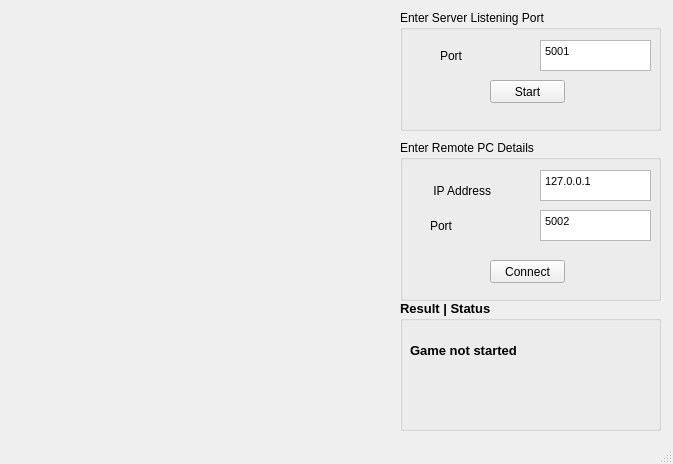
<?xml version="1.0" encoding="UTF-8"?>
<ui version="4.0">
 <class>TicTacToeMainWindow</class>
 <widget class="QMainWindow" name="TicTacToeMainWindow">
  <property name="geometry">
   <rect>
    <x>0</x>
    <y>0</y>
    <width>673</width>
    <height>464</height>
   </rect>
  </property>
  <property name="windowTitle">
   <string>TicTacToeMainWindow</string>
  </property>
  <widget class="QWidget" name="centralWidget">
   <widget class="QGroupBox" name="groupBox">
    <property name="geometry">
     <rect>
      <x>400</x>
      <y>10</y>
      <width>261</width>
      <height>121</height>
     </rect>
    </property>
    <property name="focusPolicy">
     <enum>Qt::NoFocus</enum>
    </property>
    <property name="contextMenuPolicy">
     <enum>Qt::NoContextMenu</enum>
    </property>
    <property name="title">
     <string>Enter Server Listening Port</string>
    </property>
    <widget class="QTextEdit" name="textEditPort">
     <property name="geometry">
      <rect>
       <x>140</x>
       <y>30</y>
       <width>111</width>
       <height>31</height>
      </rect>
     </property>
     <property name="html">
      <string>&lt;!DOCTYPE HTML PUBLIC &quot;-//W3C//DTD HTML 4.0//EN&quot; &quot;http://www.w3.org/TR/REC-html40/strict.dtd&quot;&gt;
&lt;html&gt;&lt;head&gt;&lt;meta name=&quot;qrichtext&quot; content=&quot;1&quot; /&gt;&lt;style type=&quot;text/css&quot;&gt;
p, li { white-space: pre-wrap; }
&lt;/style&gt;&lt;/head&gt;&lt;body style=&quot; font-family:'MS Shell Dlg 2'; font-size:8.25pt; font-weight:400; font-style:normal;&quot;&gt;
&lt;p style=&quot; margin-top:0px; margin-bottom:0px; margin-left:0px; margin-right:0px; -qt-block-indent:0; text-indent:0px;&quot;&gt;5001&lt;/p&gt;&lt;/body&gt;&lt;/html&gt;</string>
     </property>
    </widget>
    <widget class="QLabel" name="label">
     <property name="geometry">
      <rect>
       <x>40</x>
       <y>30</y>
       <width>61</width>
       <height>31</height>
      </rect>
     </property>
     <property name="text">
      <string>Port</string>
     </property>
    </widget>
    <widget class="QPushButton" name="pushButtonStart">
     <property name="geometry">
      <rect>
       <x>90</x>
       <y>70</y>
       <width>75</width>
       <height>23</height>
      </rect>
     </property>
     <property name="text">
      <string>Start</string>
     </property>
    </widget>
   </widget>
   <widget class="QGroupBox" name="groupBox_2">
    <property name="geometry">
     <rect>
      <x>400</x>
      <y>140</y>
      <width>261</width>
      <height>161</height>
     </rect>
    </property>
    <property name="title">
     <string>Enter Remote PC Details</string>
    </property>
    <widget class="QLabel" name="label_2">
     <property name="geometry">
      <rect>
       <x>30</x>
       <y>40</y>
       <width>71</width>
       <height>21</height>
      </rect>
     </property>
     <property name="text">
      <string> IP Address</string>
     </property>
    </widget>
    <widget class="QTextEdit" name="textEditRemoteIPAddr">
     <property name="geometry">
      <rect>
       <x>140</x>
       <y>30</y>
       <width>111</width>
       <height>31</height>
      </rect>
     </property>
     <property name="html">
      <string>&lt;!DOCTYPE HTML PUBLIC &quot;-//W3C//DTD HTML 4.0//EN&quot; &quot;http://www.w3.org/TR/REC-html40/strict.dtd&quot;&gt;
&lt;html&gt;&lt;head&gt;&lt;meta name=&quot;qrichtext&quot; content=&quot;1&quot; /&gt;&lt;style type=&quot;text/css&quot;&gt;
p, li { white-space: pre-wrap; }
&lt;/style&gt;&lt;/head&gt;&lt;body style=&quot; font-family:'MS Shell Dlg 2'; font-size:8.25pt; font-weight:400; font-style:normal;&quot;&gt;
&lt;p style=&quot; margin-top:0px; margin-bottom:0px; margin-left:0px; margin-right:0px; -qt-block-indent:0; text-indent:0px;&quot;&gt;&lt;span style=&quot; font-size:8pt;&quot;&gt;127.0.0.1&lt;/span&gt;&lt;/p&gt;&lt;/body&gt;&lt;/html&gt;</string>
     </property>
    </widget>
    <widget class="QTextEdit" name="textEditRemotePort">
     <property name="geometry">
      <rect>
       <x>140</x>
       <y>70</y>
       <width>111</width>
       <height>31</height>
      </rect>
     </property>
     <property name="html">
      <string>&lt;!DOCTYPE HTML PUBLIC &quot;-//W3C//DTD HTML 4.0//EN&quot; &quot;http://www.w3.org/TR/REC-html40/strict.dtd&quot;&gt;
&lt;html&gt;&lt;head&gt;&lt;meta name=&quot;qrichtext&quot; content=&quot;1&quot; /&gt;&lt;style type=&quot;text/css&quot;&gt;
p, li { white-space: pre-wrap; }
&lt;/style&gt;&lt;/head&gt;&lt;body style=&quot; font-family:'MS Shell Dlg 2'; font-size:8.25pt; font-weight:400; font-style:normal;&quot;&gt;
&lt;p style=&quot; margin-top:0px; margin-bottom:0px; margin-left:0px; margin-right:0px; -qt-block-indent:0; text-indent:0px;&quot;&gt;5002&lt;/p&gt;&lt;/body&gt;&lt;/html&gt;</string>
     </property>
    </widget>
    <widget class="QLabel" name="label_3">
     <property name="geometry">
      <rect>
       <x>30</x>
       <y>70</y>
       <width>61</width>
       <height>31</height>
      </rect>
     </property>
     <property name="text">
      <string>Port</string>
     </property>
    </widget>
    <widget class="QPushButton" name="pushButtonConnect">
     <property name="geometry">
      <rect>
       <x>90</x>
       <y>120</y>
       <width>75</width>
       <height>23</height>
      </rect>
     </property>
     <property name="text">
      <string>Connect</string>
     </property>
    </widget>
   </widget>
   <widget class="QGroupBox" name="groupBox_3">
    <property name="geometry">
     <rect>
      <x>400</x>
      <y>300</y>
      <width>261</width>
      <height>131</height>
     </rect>
    </property>
    <property name="font">
     <font>
      <pointsize>10</pointsize>
      <weight>75</weight>
      <bold>true</bold>
     </font>
    </property>
    <property name="title">
     <string>Result | Status</string>
    </property>
    <widget class="QLabel" name="labelResult">
     <property name="geometry">
      <rect>
       <x>10</x>
       <y>40</y>
       <width>221</width>
       <height>21</height>
      </rect>
     </property>
     <property name="text">
      <string>Game not started</string>
     </property>
    </widget>
   </widget>
  </widget>
  <widget class="QMenuBar" name="menuBar">
   <property name="geometry">
    <rect>
     <x>0</x>
     <y>0</y>
     <width>673</width>
     <height>21</height>
    </rect>
   </property>
  </widget>
  <widget class="QStatusBar" name="statusBar"/>
 </widget>
 <layoutdefault spacing="6" margin="11"/>
 <resources/>
 <connections/>
</ui>
